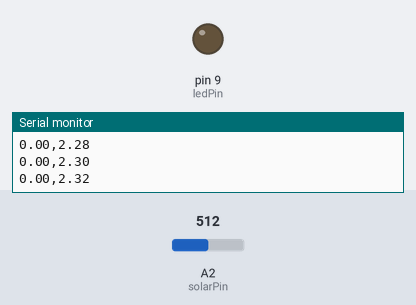
Bench run of a sketch on a simulated Arduino Uno, built with avr-gcc and run on an emulated ATmega328P. Parts: output pins drawn as LEDs (lit = HIGH), the last lines printed to the serial monitor. The inputs (shaded band) are chosen by the test bench; at power-on: A2 (solarPin) = 512.

Above: at 2.5 s.
At 12.7 s:
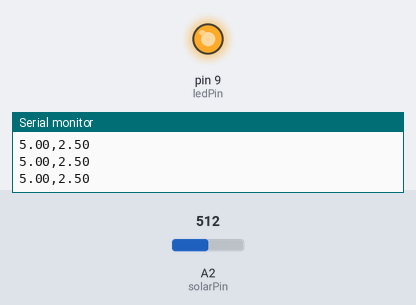
Timing chart, 0 to 26.3 s (numbered marks = the images above):
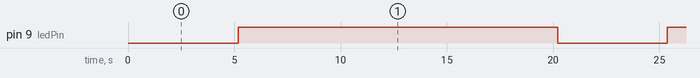

Measured:
- by itself, pin 9 (ledPin): alternates HIGH for 15.0 s and LOW for 5.1 s

The sketch:

one_step_response.ino
```cpp
// Declaração dos pinos
int solarPin = A2; // Pino de entrada do painel solar
int ledPin = 9;    // Pino de saída para a LED

// Parâmetros do sistema
float alpha = 0.1;            // Fator do filtro passa-baixa
float tensaoFiltrada = 0;     // Valor inicial da tensão filtrada
int delayTime = 100;          // Intervalo entre as medições (em milissegundos)
unsigned long tempoTotal = 5000; // Tempo total de coleta após o degrau (em milissegundos)
int tempoEspera = 5000;       // Tempo de espera no nível zero antes do degrau (em milissegundos)

// Configuração inicial
void setup() {
  Serial.begin(9600);          // Inicializa o monitor serial
  pinMode(ledPin, OUTPUT);     // Define o pino da LED como saída

  // Cabeçalho para os dados no monitor serial
  Serial.println("Tempo (ms),Tensão de Entrada (V),Tensão Filtrada (V)");
}

// Loop principal
void loop() {
  Serial.println("Esperando no nível zero...");

  // Espera no nível zero (LED desligada)
  analogWrite(ledPin, 0); // LED em brilho zero
  unsigned long tempoInicial = millis();
  while (millis() - tempoInicial < tempoEspera) {
    leituraTensao(0); // Mede e registra os valores no nível zero
    delay(delayTime);
  }

  Serial.println("Aplicando o degrau...");

  // Parâmetros do degrau
  int valorInicial = 0;   // Brilho inicial da LED (0%)
  int valorFinal = 255;   // Brilho final da LED (100%)

  // Aplica o degrau
  aplicarDegrau(valorInicial, valorFinal);

  // Aguarda antes de reiniciar o ciclo (opcional)
  delay(10000); // 10 segundos de espera
}

// Função para aplicar o degrau
void aplicarDegrau(int valorInicial, int valorFinal) {
  analogWrite(ledPin, valorInicial); // Define o brilho inicial
  delay(100); // Curto atraso para estabilizar

  unsigned long tempoInicial = millis(); // Marca o tempo inicial do degrau

  analogWrite(ledPin, valorFinal); // Aplica o degrau (brilho final)

  // Coleta os dados por um período definido
  while (millis() - tempoInicial < tempoTotal) {
    leituraTensao(valorFinal); // Mede e registra os valores
    delay(delayTime);          // Intervalo entre medições
  }
}

// Função para medir e filtrar a tensão do painel solar
void leituraTensao(int valorEntrada) {
  unsigned long tempoAtual = millis(); // Marca o tempo atual

  // Leitura da tensão no painel solar
  int valorLido = analogRead(solarPin);
  float tensao = (valorLido * 5.0) / 1023.0; // Converte para tensão (0 a 5V)

  // Filtro passa-baixa
  tensaoFiltrada = alpha * tensao + (1 - alpha) * tensaoFiltrada;

  // Calcula a entrada (brilho normalizado da LED)
  float tensaoEntrada = (valorEntrada / 255.0) * 5.0;

  // Envia os dados para o monitor serial
  //Serial.print(tempoAtual);          // Tempo (ms)
  //Serial.print(",");
  Serial.print(tensaoEntrada, 2);    // Entrada da LED (tensão)
  Serial.print(",");
  Serial.println(tensaoFiltrada, 2); // Tensão filtrada do painel solar
}
```
